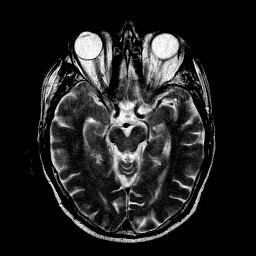
%> input picture 06 practice-myself_codes_notes/03 SCI_CODE_PAPER_FUSION/01 code/02_proposed_method/05 TEST-IHS/2.jpg, 256 x 256 px
$ octave CUN_ZIDIAN_XISHU.m   (GNU Octave 9; MATLAB toolbox functions it lacks are replaced by stand-ins)
%> lines starting %> are read from the running program, lines starting %| are printed output that depends on the picture

%*********************************end***********************************
%%
test_ronghe=1;
shangxian=70;
xiaxian=69;
if test_ronghe==1
    bufen=2;
%************************************I分量为引导 RGB融合实验************
image_input1=double(imread('./2.jpg'));
%> image_input1: size 256x256x3 double; min 0, max 255, mean 34.1; mean of the top-left, top-right, bottom-left and bottom-right quarters 40.3, 40.6, 27.5, 28.1
image_input2=double(imread('./3.jpg'));
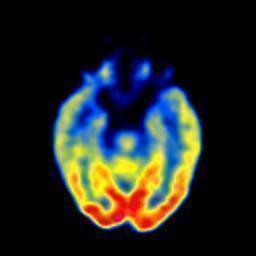
%> input picture 06 practice-myself_codes_notes/03 SCI_CODE_PAPER_FUSION/01 code/02_proposed_method/05 TEST-IHS/3.jpg, 256 x 256 px
% image_input1=imresize(image_input1,[256 256]);
% image_input2=imresize(image_input2,[256 256]);
A=zeros(size(image_input1,1)/bufen,size(image_input1,2)/bufen,3);
B=zeros(size(image_input1,1)/bufen,size(image_input1,2)/bufen,3);
Fusion_image=zeros(size(image_input1,1)/bufen,size(image_input1,2)/bufen,3);
for i=1:3
A(:,:,i)=image_input1(shangxian:size(image_input1,1)/bufen+xiaxian,shangxian:xiaxian+size(image_input1,2)/bufen,i);
B(:,:,i)=image_input2(shangxian:size(image_input1,1)/bufen+xiaxian,shangxian:xiaxian+size(image_input2,2)/bufen,i);
end
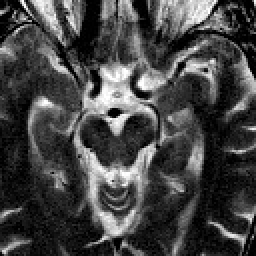
%> A: size 128x128x3 double (shown 2 times larger); min 0, max 255, mean 68.4
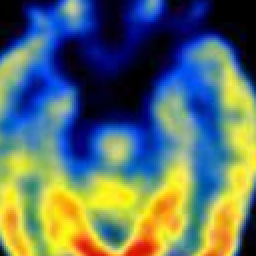
%> B: size 128x128x3 double (shown 2 times larger); mean R, G, B 92.8, 112.6, 106.1
figure;
imshow(uint8(A),[]);
figure;
imshow(uint8(B),[]);
%> (the run ends here)
